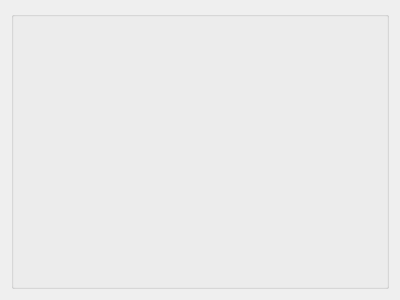
<?xml version="1.0" encoding="UTF-8"?>
<ui version="4.0">
 <class>Form_Ejected_Object</class>
 <widget class="QWidget" name="Form_Ejected_Object">
  <property name="geometry">
   <rect>
    <x>0</x>
    <y>0</y>
    <width>400</width>
    <height>300</height>
   </rect>
  </property>
  <property name="windowTitle">
   <string>Form</string>
  </property>
  <layout class="QVBoxLayout" name="verticalLayout">
   <item>
    <widget class="QGroupBox" name="groupBox">
     <property name="title">
      <string/>
     </property>
     <layout class="QVBoxLayout" name="verticalLayout_2">
      <item>
       <widget class="QLabel" name="label_image">
        <property name="text">
         <string/>
        </property>
       </widget>
      </item>
     </layout>
    </widget>
   </item>
  </layout>
 </widget>
 <resources/>
 <connections/>
</ui>
